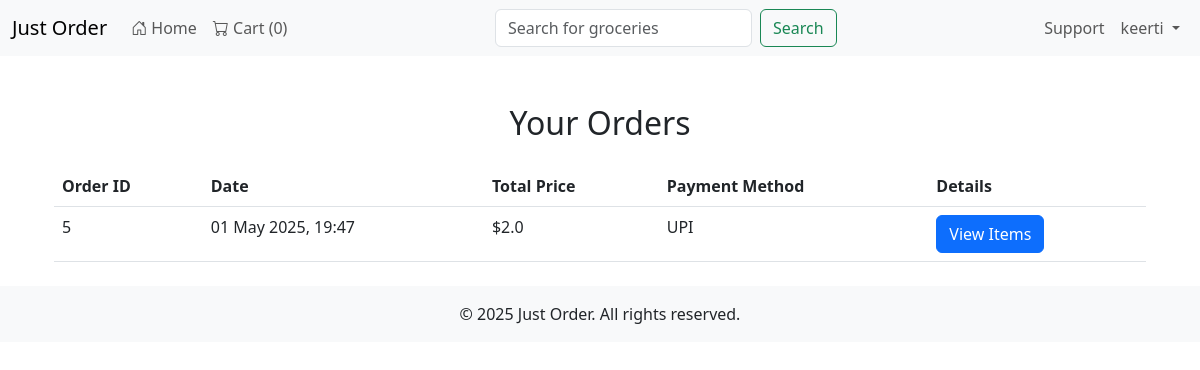
The page /home/orders/ (signed in) on the database its author committed.
### home/models.py (models this page shows, shortened)
class Order(models.Model):
    user = models.ForeignKey(User, on_delete=models.CASCADE)
    items = models.TextField()  # Store items as a JSON string
    total_price = models.FloatField()
    payment_method = models.CharField(max_length=50)
    created_at = models.DateTimeField(auto_now_add=True)

### home/views.py (the view)
# urls.py: path('orders/', views.orders, name='orders'),
def orders(request):
    if not request.user.is_authenticated:
        return redirect('login')
    user_orders = Order.objects.filter(user=request.user).order_by('-created_at')
    context = {
        "orders": user_orders,
    }
    return render(request, "orders.html", context)

### home/templates/orders.html (shortened to what this page needs)
{% extends 'layout.html' %}
{% block content %}
<div class="container mt-5">
    <h2 class="text-center mb-4">Your Orders</h2>
    {% if orders %}
    <table class="table">
        <thead>
            <tr>
                <th>Order ID</th>
                <th>Date</th>
                <th>Total Price</th>
                <th>Payment Method</th>
                <th>Details</th>
            </tr>
        </thead>
        <tbody>
            {% for order in orders %}
            <tr>
                <td>{{ order.id }}</td>
                <td>{{ order.created_at|date:"d M Y, H:i" }}</td>
                <td>${{ order.total_price }}</td>
                <td>{{ order.payment_method }}</td>
                <td>
                    <a href="{% url 'order_items' order.id %}" class="btn btn-primary">View Items</a>
                </td>
            </tr>
            {% endfor %}
        </tbody>
    </table>
    {% else %}
    <p class="text-center">You have no orders yet.</p>
    {% endif %}
</div>
{% endblock %}

### justorder/templates/layout.html (shortened to what this page needs)
<!DOCTYPE html>
<html lang="en">
    <head>
        {% load static %}
        <link href="https://cdn.jsdelivr.net/npm/bootstrap@5.3.0/dist/css/bootstrap.min.css" rel="stylesheet">
        <link href="https://cdn.jsdelivr.net/npm/bootstrap-icons/font/bootstrap-icons.css" rel="stylesheet">
        <link rel="stylesheet" href="{% static 'css/styles.css' %}">
    </head>
<body>
    <nav class="navbar navbar-expand-lg navbar-light bg-light">
        <div class="container-fluid">
            <a class="navbar-brand" href="#">Just Order</a>
            <div class="collapse navbar-collapse" id="navbarNav">
                <ul class="navbar-nav me-auto">
                    <li class="nav-item">
                        <a class="nav-link" href="{% url 'index' %}">
                            <i class="bi bi-house-door"></i> Home
                        </a>
                    </li>
                    <li class="nav-item">
                        <a class="nav-link" href="{% url 'cart_view' %}">
                            <i class="bi bi-cart"></i> Cart (<span id="cart-count">{{ request.session.cart|length|default:0 }}</span>)
                        </a>
                    </li>
                </ul>
                <form class="d-flex mx-auto" role="search">
                    <input class="form-control me-2" type="search" placeholder="Search for groceries" aria-label="Search">
                    <button class="btn btn-outline-success" type="submit">Search</button>
                </form>
                <ul class="navbar-nav ms-auto">
                    <li class="nav-item">
                        <a class="nav-link" href="{% url 'support' %}">Support</a>
                    </li>
                    {% if user.is_authenticated %}
                        <li class="nav-item dropdown">
                            <a class="nav-link dropdown-toggle" href="#" id="userDropdown" role="button" data-bs-toggle="dropdown" aria-expanded="false">
                                {{ user.username }}
                            </a>
                        </li>
                    {% else %}
                        <li class="nav-item">
                            <a class="nav-link" href="{% url 'login' %}">Log In</a>
                        </li>
                    {% endif %}
                </ul>
            </div>
        </div>
    </nav>
    <div class="container mt-4">
        {% block content %}{% endblock %}
    </div>
    <footer class="bg-light text-center text-lg-start mt-4">
        <div class="text-center p-3">
            © 2025 Just Order. All rights reserved.
        </div>
    </footer>
</body>
</html>

### rows shown on the page
Order: id "5", created_at "01 May 2025, 19:47", total_price "2.0", payment_method "UPI"

### other values the page prints
{{ request.session.cart|length|default:0 }} "0"
{{ user.username }} "keerti"
